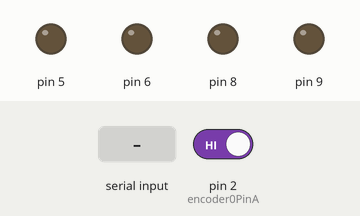
Recording of a sketch running on a simulated Arduino Uno, built with avr-gcc and run on an emulated ATmega328P. Parts: output pins drawn as LEDs (lit = HIGH). The test bench sets the inputs (shaded band); at power-on: pin 2 (encoder0PinA) HIGH. What the sketch prints to the serial monitor is not drawn.

Above: at 1.2 s.
1.3 s: "90,45\n" received over Serial
At 2.1 s:
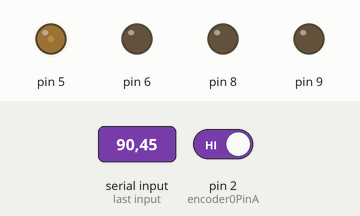
3.8 s: "30,150\n" received over Serial
At 4.4 s:
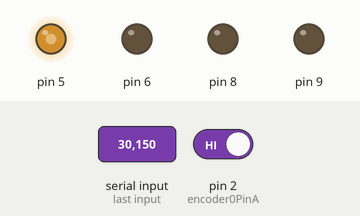
6.3 s: "200\n" received over Serial
At 7.1 s:
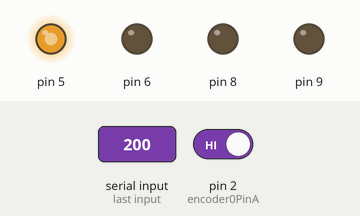
Timing chart, 0 to 9.3 s (numbered marks = the images above; inputs shaded):
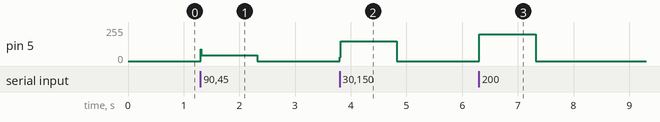

The sketch:

pwm_enc_setcode.ino
```cpp
#define encoder0PinA  2
#define encoder0PinB  3

volatile long int encoder0Pos = 0;

int read;
int set_pwm = 255;
int motor_pwm = 0;


long int prev_encoder = 0;
int delta_cnt = 0;
float speed_cnt = 0;
float speed_rpm = 0;

void setup() {// Motor PWM Pins
  pinMode(5, OUTPUT);
  pinMode(6, OUTPUT);
  pinMode(8, OUTPUT);
  pinMode(9, OUTPUT);

  // Encoder PULLUP Pins
  pinMode(encoder0PinA, INPUT_PULLUP);
  pinMode(encoder0PinB, INPUT_PULLUP);

  // encoder pin on interrupt 0 (pin 2)
  attachInterrupt(0, doEncoderA, RISING);

  Serial.begin(9600);

}

void loop() {
  // put your main code here, to run repeatedly:
  if (Serial.available() > 0)
  {
    //Serial.println(read);
    read = Serial.parseInt();
    if (read >= 0 && read <= 255)
    {
      set_pwm = read;
      motor_pwm = set_pwm;
      //Serial.println(motor_pwm);
      analogWrite(5, motor_pwm);
      analogWrite(6, 0);
    }
    else if (read <= 0  && read >= -255)
    {
      set_pwm = read;
      motor_pwm = set_pwm;
      //Serial.println(motor_pwm);
      analogWrite(6, motor_pwm);
      analogWrite(5, 0);
    }
    else
    {

    }
  }
  delta_cnt = (int)(encoder0Pos - prev_encoder);
  speed_cnt = delta_cnt * 100;
  speed_rpm = speed_cnt * 0.1;
  prev_encoder = encoder0Pos;
  Serial.println (speed_rpm, 3);
  delay(10);
}

void doEncoderA() {
  // look for a low-to-high on channel A
    // check channel B to see which way encoder is turning
  if (digitalRead(encoder0PinB) == LOW) {
    encoder0Pos = encoder0Pos + 1;         // CW
  }
  else {
    encoder0Pos = encoder0Pos - 1;         // CCW
  }
}
```

Measured:
- after the input at 1.3 s, pin 5: 0/255 → 45/255 at once, → 0/255 1.0 s later
- after the input at 3.8 s, pin 5: 0/255 → 150/255 at once, → 0/255 1.0 s later
- after the input at 6.3 s, pin 5: 0/255 → 200/255 at once, → 0/255 1.0 s later
